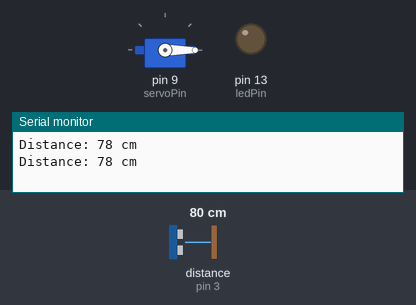
The sketch below on a simulated Arduino Uno, built with avr-gcc and run on an emulated ATmega328P. On the bench: servo, output pins drawn as LEDs (lit = HIGH), the last lines printed to the serial monitor. Wiring (inferred from the names in the program): ultrasonic range finder: trigger pin 2; echo pin 3. The inputs (shaded band) are chosen by the test bench; at power-on: distance to the obstacle (sensor on pin 3) 80 cm. The echo pulse lasts 58.3 µs per cm; pins used as bus, display or sensor lines are not drawn.

Above: at 1.8 s.
1.9 s: distance to the obstacle (sensor on pin 3) set to 55 cm
3.4 s: distance to the obstacle (sensor on pin 3) set to 48 cm
At 4.8 s:
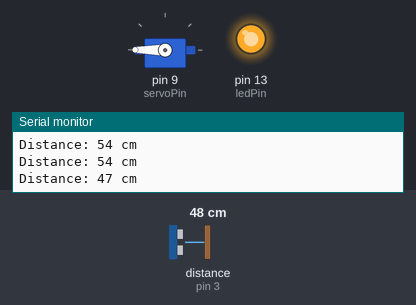
5.5 s: distance to the obstacle (sensor on pin 3) set to 60 cm
At 6.6 s:
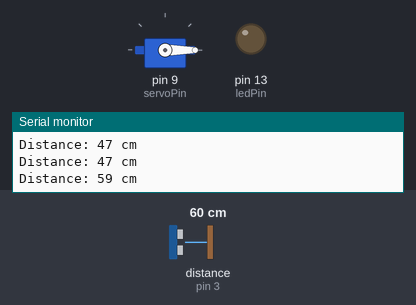
7.5 s: distance to the obstacle (sensor on pin 3) set to 4 cm
At 9.5 s:
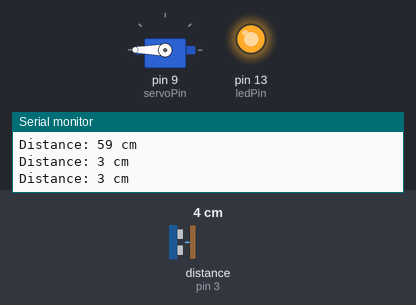
Timing chart, 0 to 10.5 s (numbered marks = the images above; inputs shaded):
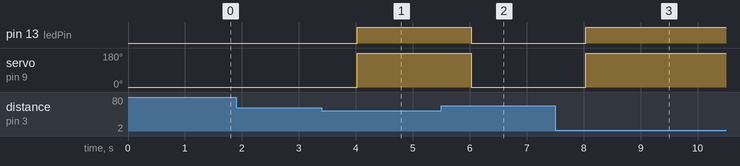

The sketch:

servomotor_arduino_bulb.ino
```cpp
#include <Servo.h>

// Define pins for the ultrasonic sensor
const int trigPin = 2;
const int echoPin = 3;

// Define pin for the LED
const int ledPin = 13;

// Define pin for the servo motor
const int servoPin = 9;

// Define the maximum distance to trigger the LED and servo (in cm)
const int triggerDistance = 50;

// Define a minimum distance to avoid false readings
const int minDistance = 2; // Adjust this value as needed

// Create a Servo object
Servo myServo;

void setup() {
  // Initialize the serial communication
  Serial.begin(9600);

  // Initialize the pins
  pinMode(trigPin, OUTPUT);
  pinMode(echoPin, INPUT);
  pinMode(ledPin, OUTPUT);

  // Attach the servo motor to the servo pin
  myServo.attach(servoPin);

  // Move the servo to the initial position (closed lid)
  myServo.write(0); // 0 degrees
}

void loop() {
  // Send a pulse from the ultrasonic sensor
  digitalWrite(trigPin, LOW);
  delayMicroseconds(2);
  digitalWrite(trigPin, HIGH);
  delayMicroseconds(10);
  digitalWrite(trigPin, LOW);

  // Read the echo time
  long duration = pulseIn(echoPin, HIGH);

  // Calculate the distance in cm
  int distance = duration * 0.034 / 2;

  // Print the distance for debugging
  Serial.print("Distance: ");
  Serial.print(distance);
  Serial.println(" cm");

  // Check if the distance is valid and less than the trigger distance
  if (distance >= minDistance && distance <= triggerDistance) {
    // Turn the LED on
    digitalWrite(ledPin, HIGH);

    // Open the lid by moving the servo to 90 degrees
    myServo.write(180); // 90 degrees (open lid)
  } else {
    // Turn the LED off
    digitalWrite(ledPin, LOW);

    // Close the lid by moving the servo back to 0 degrees
    myServo.write(0); // 0 degrees (closed lid)
  }

  // Wait before taking the next measurement
  delay(1000);
}
```

Measured:
- the behaviour switches between 52 and 51 cm on distance to the obstacle (sensor on pin 3) (found by bisection; images 0 and 1)
- after the input at 3.4 s, pin 13 (ledPin): LOW → HIGH after 0.62 s; servo on pin 9 (servoPin): 0° → 180° after 0.62 s
- after the input at 5.5 s, pin 13 (ledPin): HIGH → LOW after 0.53 s; servo on pin 9 (servoPin): 180° → 0° after 0.53 s
- after the input at 7.5 s, pin 13 (ledPin): LOW → HIGH after 0.54 s; servo on pin 9 (servoPin): 0° → 180° after 0.54 s
